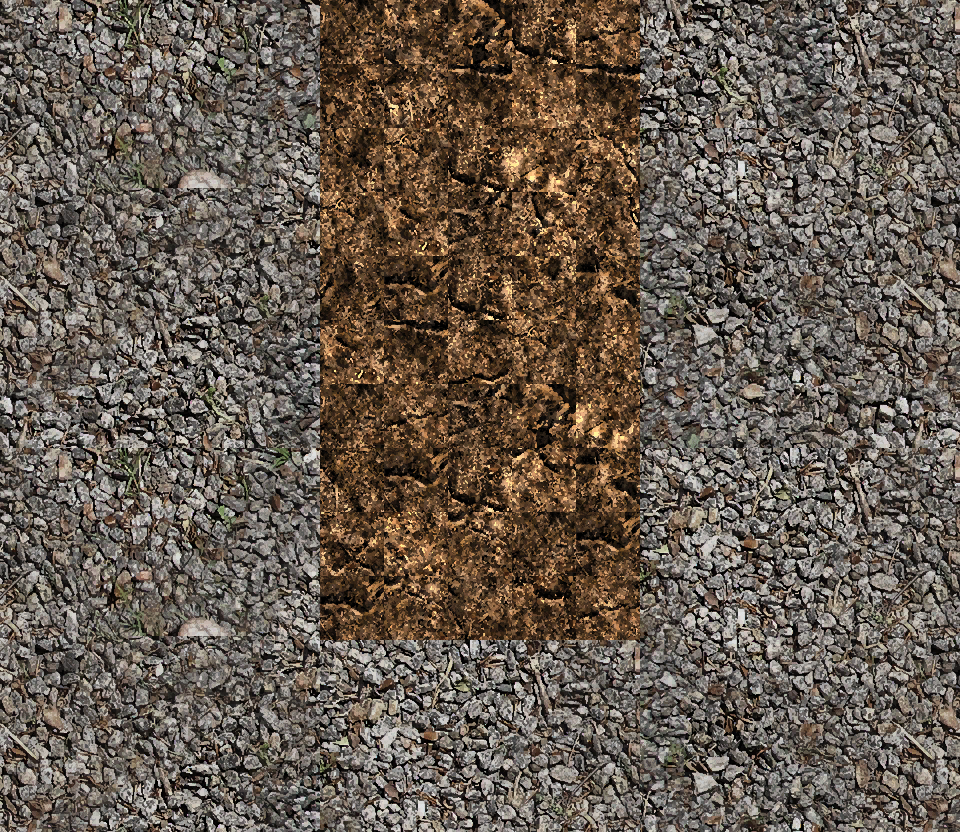

This game map was drawn from its Tiled (.tmx) file and the tilesets committed beside it. A one-line description and the full map source follow:
An orthogonal 15x13 tile map with 64x64 px tiles, 1 tile layer (Tile Layer 1), 2 tilesets and 6 objects (3x wall, red_zombie, player, zone).

<map version="1.0" tiledversion="1.0.3" orientation="orthogonal" renderorder="right-down" width="15" height="13" tilewidth="64" tileheight="64" nextobjectid="8">
 <tileset firstgid="1" source="red rocks.tsx" />
 <tileset firstgid="257" source="grey rocks.tsx" />
 <layer name="Tile Layer 1" width="15" height="13">
  <data encoding="csv">
412,413,414,415,488,126,107,90,142,155,494,495,496,411,412,
428,429,430,431,504,94,127,92,171,92,510,511,512,427,428,
444,445,446,447,448,156,128,142,143,109,440,441,442,443,444,
460,461,462,463,464,128,157,137,158,141,456,457,458,459,460,
476,477,478,479,480,122,105,142,95,106,472,473,474,475,476,
492,493,494,495,496,157,92,154,128,144,488,489,490,491,492,
508,509,510,511,512,126,155,137,90,143,504,505,506,507,508,
412,413,414,415,416,138,105,142,174,106,408,409,410,411,412,
428,429,430,431,432,125,175,93,126,105,424,425,426,427,428,
444,445,446,447,448,105,93,153,169,155,440,441,442,443,444,
460,461,462,463,464,408,409,410,411,412,456,457,458,459,460,
476,477,478,479,480,424,425,426,427,428,472,473,474,475,476,
492,493,494,495,496,440,441,442,443,444,488,489,490,491,492
</data>
 </layer>
 <objectgroup name="walls">
  <object id="1" name="wall" x="256" y="0" width="64" height="703" />
  <object id="2" name="wall" x="640" y="0" width="64" height="703" />
  <object id="3" name="wall" x="322" y="639.5" width="320" height="64" />
 </objectgroup>
 <objectgroup name="gameObjects">
  <object id="5" name="red_zombie" x="462" y="256" width="32" height="32">
   <properties>
    <property name="labels" value="quest" />
   </properties>
  </object>
  <object id="6" name="player" x="465" y="377" width="32" height="32">
   <properties>
    <property name="labels" value="player" />
   </properties>
  </object>
  <object id="7" name="zone" x="331" y="16.5" width="300" height="23">
   <properties>
    <property name="labels" value="exit" />
   </properties>
  </object>
 </objectgroup>
</map>
